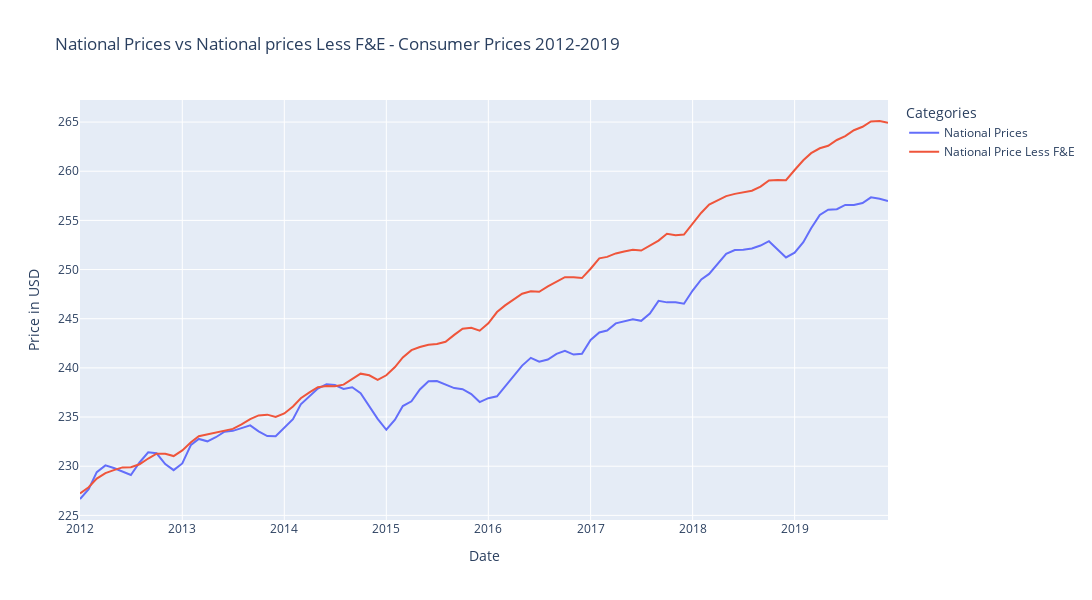

Notebook source saved alongside this figure:
### Code cell
fig = px.line(national_2010s_df, 
        labels={'value': 'Price in USD', 'variable': 'Categories'}, 
        title="National Prices vs National prices Less F&E - Consumer Prices 2012-2019",
       width=1300, height=600)
fig.show()
fig.write_image('./assets/images/national_prices_vs_national_prices_less_f&e_-_consumer_prices_2012-2019_plot.png')
